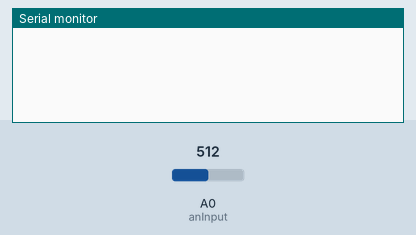
This sketch was run on a simulated Arduino Uno, built with avr-gcc and run on an emulated ATmega328P. Parts: the last lines printed to the serial monitor. Inputs (shaded band) come from the test bench; at power-on: A0 (anInput) = 512.

Above: at 1.2 s.
1.3 s: A0 (anInput) set to 716
At 3.2 s:
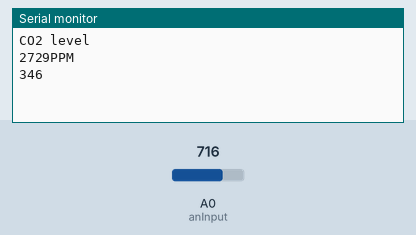
3.5 s: A0 (anInput) set to 900
At 4.9 s:
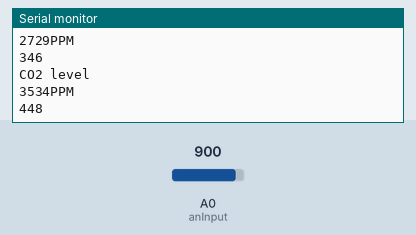
Timing chart, 0 to 6.5 s (numbered marks = the images above; inputs shaded):
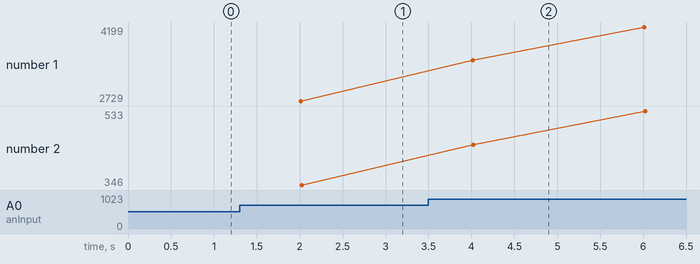

Measured:
- after the input at 1.3 s, the serial monitor: prints a new line after 0.71 s (image 1)
- after the input at 3.5 s, the serial monitor: prints a new line after 0.51 s (image 2)
- plotted number 1: 2729 → 4199 after the input at 3.5 s
- plotted number 2: 346 → 533 after the input at 3.5 s

The sketch:

mq135_final.ino
```cpp
#define anInput A0
#define digTrigger 2
#define co2Zero 55

void setup() {
  // put your setup code here, to run once:
  pinMode(anInput,INPUT);
  pinMode(digTrigger,INPUT);
  Serial.begin(9600);
}

void loop() {
  // put your main code here, to run repeatedly:
  int co2now[10];
  int co2raw = 0;
  int co2comp = 0;
  int co2ppm = 0;
  int zzz = 0;
  int grafX = 0;

  for (int x=0; x<10; x++){
    co2now[x]=analogRead(A0);
    delay(200);
  }
  for (int x=0; x<10; x++){
    zzz = zzz + co2now[x];
  }
  co2raw = zzz/10;
  co2comp = co2raw - co2Zero;
  co2ppm = map (co2comp,0,1023,400,5000);

  Serial.println("CO2 level");
  Serial.print(co2ppm);
  Serial.println("PPM");
  grafX = map(co2ppm,0,1000,0,127);
  Serial.println(grafX);
}
```
